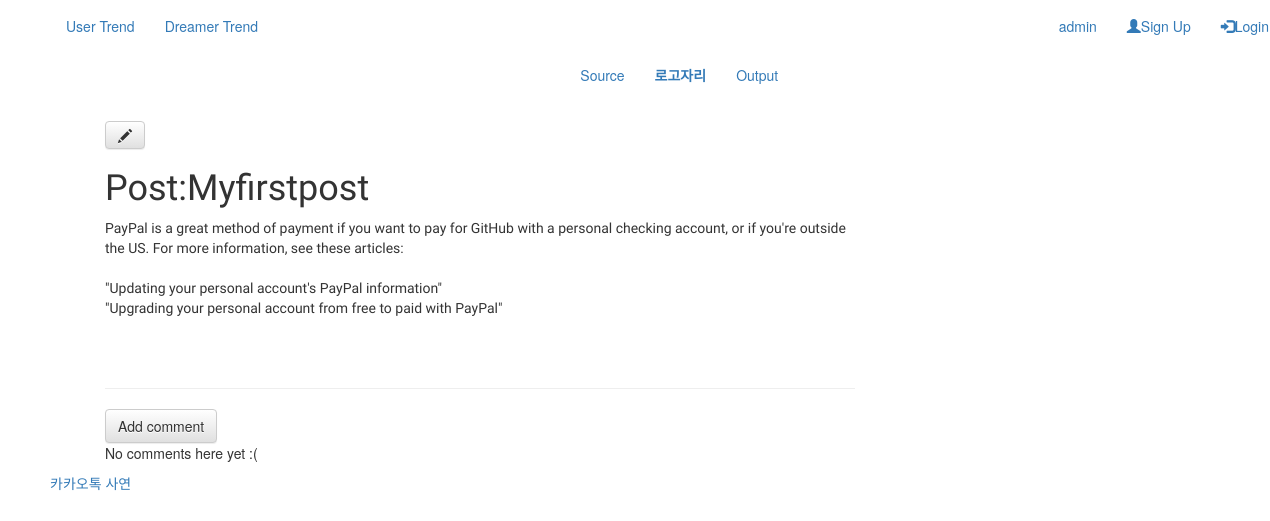
The page /source/2/ on the database its author committed.
### Source/models.py (models this page shows, shortened)
class Post(models.Model):
    author = models.ForeignKey('auth.User')
    title = models.CharField(max_length=200)
    text = models.TextField()
    created_date = models.DateTimeField(
            default=timezone.now)

### Source/views.py (the view)
# urls.py: url(r'^(?P<pk>[0-9]+)/$', views.post_detail, name='post_detail'),
def post_detail(request, pk):
    post = get_object_or_404(Post, pk=pk)
    return render(request, 'Source/post_detail.html', {'post': post})

### Source/templates/Source/post_detail.html (shortened to what this page needs)
{% extends 'base.html' %}
{% block content %}
    <div class="post">
<a class="btn btn-default" href="{% url 'post_edit' pk=post.pk %}"><span class="glyphicon glyphicon-pencil"></span></a>
        <h1>{{ post.title }}</h1>
        <p>{{ post.text|linebreaksbr }}</p>
    </div>
    <hr>
    <a class="btn btn-default" href="{% url 'add_comment_to_post' pk=post.pk %}">Add comment</a>
{% for comment in post.comments.all %}
    {% if user.is_authenticated or comment.approved_comment %}
    <div class="comment">
        <div class="date">
            {{ comment.created_date }}
                <a class="btn btn-default" href="{% url 'comment_remove' pk=comment.pk %}"><span class="glyphicon glyphicon-remove"></span></a>
        </div>
        <strong>{{ comment.author }}</strong>
        <p>{{ comment.text|linebreaks }}</p>
    </div>
    {% endif %}
{% empty %}
    <p>No comments here yet :(</p>
{% endfor %}
{% endblock %}

### AMGallery/static/css/AMGallery.css (style rules this page uses)
body { padding-left: 50px; }
h1, h2, h3, h4 { font-family: 'Poiret One', cursive; }
.post { margin-bottom: 70px; font-family: 'Poiret One', cursive; }

### rows shown on the page
Post: title "Post:Myfirstpost", text "PayPal is a great method of payment if you want to pay for GitHub with a personal checking account, or if you're outside the US. For more information, see these articles: \"Updating your personal account's PayPal information\" \"Upgrading your personal account from free to paid with PayPal\""
